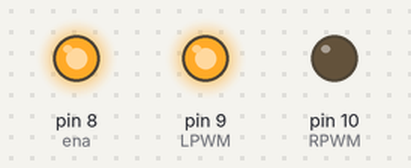
A sketch run on a simulated Arduino Uno, built with avr-gcc and run on an emulated ATmega328P. Shown: output pins drawn as LEDs (lit = HIGH).

Above: at 0.1 s.
Timing chart, 0 to 1.6 s (numbered marks = the images above):
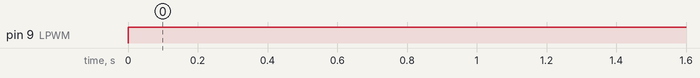

Measured:
- by itself, pin 9 (LPWM): LOW → HIGH at 0.00 s

The sketch:

test1.ino
```cpp
int LPWM = 9; //Dùng chân digital có xuất xung PWM
int RPWM = 10;
int ena=8;
void setup()
{
  pinMode(LPWM, OUTPUT);
  pinMode(RPWM, OUTPUT);
  pinMode(ena, OUTPUT);
  digitalWrite(ena,HIGH);
}

void loop()
{
  analogWrite(LPWM, 255); //Xuất xung PWM lên chân LPWM 0-255
  analogWrite(RPWM, 0); //Xuất xung PWM lên chân RPWM
}
```
